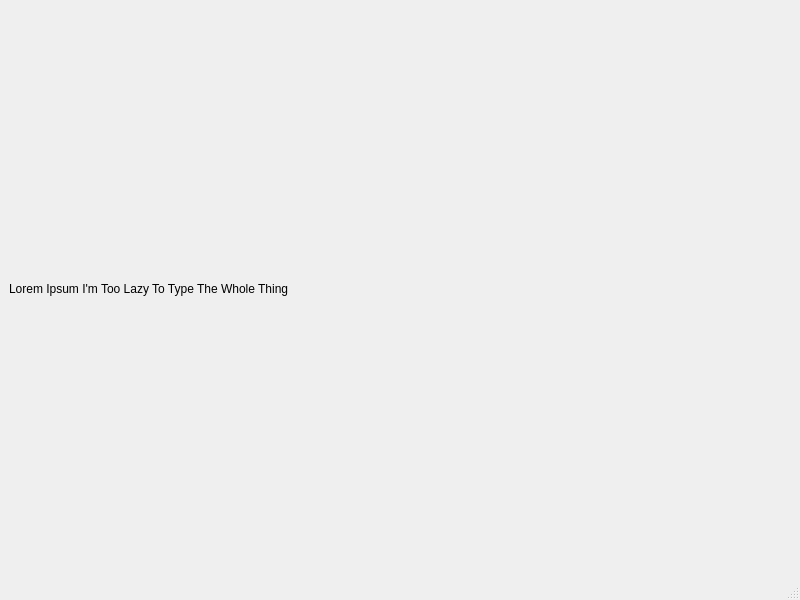
<?xml version="1.0" encoding="UTF-8"?>
<ui version="4.0">
 <class>DebugView</class>
 <widget class="QMainWindow" name="DebugView">
  <property name="geometry">
   <rect>
    <x>0</x>
    <y>0</y>
    <width>800</width>
    <height>600</height>
   </rect>
  </property>
  <property name="windowTitle">
   <string>MainWindow</string>
  </property>
  <widget class="QWidget" name="centralwidget">
   <layout class="QGridLayout" name="gridLayout">
    <item row="0" column="0">
     <widget class="QLabel" name="label">
      <property name="text">
       <string>Lorem Ipsum I'm Too Lazy To Type The Whole Thing</string>
      </property>
     </widget>
    </item>
   </layout>
  </widget>
  <widget class="QMenuBar" name="menubar">
   <property name="geometry">
    <rect>
     <x>0</x>
     <y>0</y>
     <width>800</width>
     <height>22</height>
    </rect>
   </property>
  </widget>
  <widget class="QStatusBar" name="statusbar"/>
 </widget>
 <resources/>
 <connections/>
</ui>
